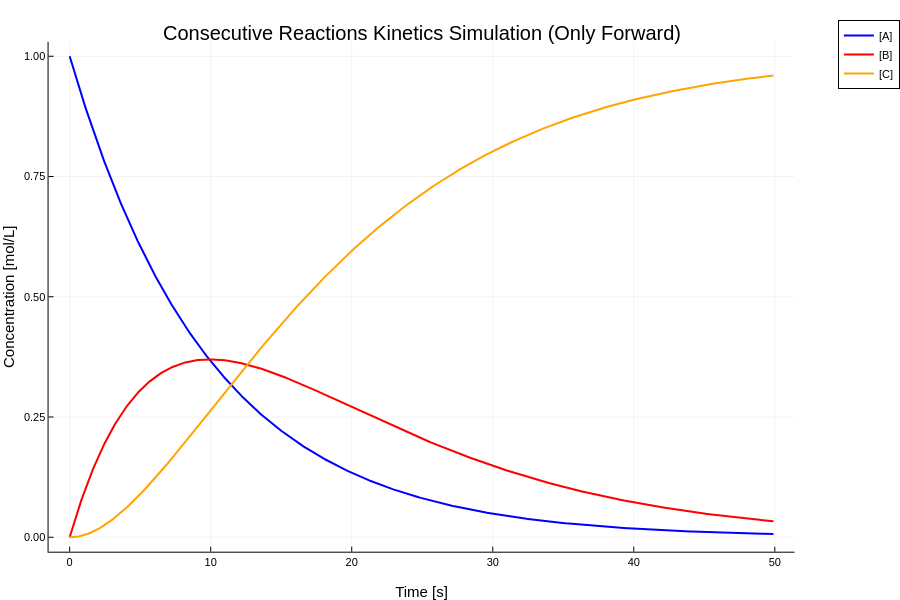

Notebook source saved alongside this figure:
### Markdown cell above
## b.)

### Code cell
using CSV
using DataFrames
using Plots

function kinetics_simulation()
    A_0 = 1.0         # mol/L
    B_0 = 0.0         # mol/L
    C_0 = 0.0         # mol/L
    k_a_1 = 0.1       # s^-1
    k_a_2 = 0.0       # s^-1
    k_b_1 = 0.1       # s^-1
    k_b_2 = 0.0       # s^-1
    delta_t = 0.1     # s
    T = 50            # s


    t_array = []
    A_array = []
    B_array = []
    C_array = []

    A = A_0
    B = B_0
    C = C_0
    t = 0.0

    open("S.Arnold_PS3_Q5aii_output.txt", "w") do io
        write(io, "# Parameters: A_0=$A_0 mol/L, B_0=$B_0 mol/L, C_0=$C_0 mol/L, k_a_1=$k_a_1 s^-1, k_a_2=$k_a_2 s^-1, k_b_1=$k_b_1 s^-1, k_b_2=$k_b_2 s^-1, delta_t=$delta_t s, Simulation Time=$T s\n")
        write(io, "Time(s)\t[A](mol/L)\t[B](mol/L)\t[C](mol/L)\n")

        while t <= T
            push!(t_array, t)
            push!(A_array, A)
            push!(B_array, B)
            push!(C_array, C)
            
            write(io, "$t\t$A\t$B\t$C\n")
            
            # Rate laws
            dA = (-k_a_1 * A + k_a_2 * B) * delta_t
            dB = (k_a_1 * A + k_b_2 * C - k_b_1 * B - k_a_2 * B) * delta_t
            dC = (-k_b_2 * C + k_b_1 * B) * delta_t
            
            A += dA
            B += dB
            C += dC
            t += delta_t
        end
    end

    df = CSV.read("S.Arnold_PS3_Q5aii_output.txt", DataFrame, delim='\t', comment="#")
    print(df, "\n")

    B_max_row = argmax(df[!, :"[B](mol/L)"])
    
    max_time = df[B_max_row, :"Time(s)"]
    max_val_B = df[B_max_row, :"[B](mol/L)"]
    
    println("-"^50)
    println("\nMaximum of B is ", round(max_val_B, digits=4), " mol/L at Time: ", round(max_time, digits=2), " s\n")
    println("-"^50)
    
    Plots.plot(
        t_array, 
        A_array,
        title="Consecutive Reactions Kinetics Simulation (Only Forward)",
        label="[A]", 
        xlabel="Time [s]",
        ylabel="Concentration [mol/L]",
        color=:blue, 
        linewidth=2,
        legend=:outertopright
    )

    plot!(
        t_array, 
        B_array, 
        label="[B]", 
        color=:red, 
        linewidth=2
    )

    plot!(
        t_array, 
        C_array, 
        label="[C]", 
        color=:orange, 
        linewidth=2
    )
    
end

kinetics_simulation()

### Figure 1 — Plotly figure (JSON) as saved in the notebook; plotly's stock layout.template omitted (floating-point values rounded to 4 significant figures; data arrays with more than 128 entries replaced by an {"elided": "..."} marker saying what was removed)
{"data": [{"colorbar": {"len": 0.9105, "title": "", "x": 0.9956, "y": 0.5058}, "legendgroup": "[A]", "line": {"color": "rgba(0, 0, 255, 1.000)", "dash": "solid", "shape": "linear", "width": 2}, "mode": "lines", "name": "[A]", "showlegend": true, "type": "scatter", "x": {"elided": "500 float values"}, "xaxis": "x", "y": {"elided": "500 float values"}, "yaxis": "y"}, {"colorbar": {"len": 0.9105, "title": "", "x": 0.9956, "y": 0.5058}, "legendgroup": "[B]", "line": {"color": "rgba(255, 0, 0, 1.000)", "dash": "solid", "shape": "linear", "width": 2}, "mode": "lines", "name": "[B]", "showlegend": true, "type": "scatter", "x": {"elided": "500 float values"}, "xaxis": "x", "y": {"elided": "500 float values"}, "yaxis": "y"}, {"colorbar": {"len": 0.9105, "title": "", "x": 0.9956, "y": 0.5058}, "legendgroup": "[C]", "line": {"color": "rgba(255, 165, 0, 1.000)", "dash": "solid", "shape": "linear", "width": 2}, "mode": "lines", "name": "[C]", "showlegend": true, "type": "scatter", "x": {"elided": "500 float values"}, "xaxis": "x", "y": {"elided": "500 float values"}, "yaxis": "y"}], "layout": {"annotations": [{"font": {"color": "rgba(0, 0, 0, 1.000)", "family": "sans-serif", "size": 20}, "rotation": 0, "showarrow": false, "text": "Consecutive Reactions Kinetics Simulation (Only Forward)", "x": 0.5282, "xanchor": "center", "xref": "paper", "y": 1, "yanchor": "top", "yref": "paper"}], "height": 600, "legend": {"bgcolor": "rgba(255, 255, 255, 1.000)", "bordercolor": "rgba(0, 0, 0, 1.000)", "borderwidth": 1, "font": {"color": "rgba(0, 0, 0, 1.000)", "family": "sans-serif", "size": 11}, "title": {"font": {"color": "rgba(0, 0, 0, 1.000)", "family": "sans-serif", "size": 15}, "text": ""}, "tracegroupgap": 0, "traceorder": "normal", "x": 1.05, "xanchor": "upper", "y": 1, "yanchor": "right"}, "margin": {"b": 20, "l": 0, "r": 0, "t": 20}, "paper_bgcolor": "rgba(255, 255, 255, 1.000)", "plot_bgcolor": "rgba(255, 255, 255, 1.000)", "showlegend": true, "width": 900, "xaxis": {"anchor": "y", "domain": [0.06086, 0.9956], "gridcolor": "rgba(0, 0, 0, 0.100)", "gridwidth": 0.5, "linecolor": "rgba(0, 0, 0, 1.000)", "mirror": false, "range": [-1.497, 51.4], "showgrid": true, "showline": true, "showticklabels": true, "tickangle": 0, "tickcolor": "rgb(0, 0, 0)", "tickfont": {"color": "rgba(0, 0, 0, 1.000)", "family": "sans-serif", "size": 11}, "tickmode": "array", "ticks": "inside", "ticktext": ["0", "10", "20", "30", "40", "50"], "tickvals": [0, 10, 20, 30, 40, 50], "title": "Time [s]", "titlefont": {"color": "rgba(0, 0, 0, 1.000)", "family": "sans-serif", "size": 15}, "type": "-", "visible": true, "zeroline": false, "zerolinecolor": "rgba(0, 0, 0, 1.000)"}, "yaxis": {"anchor": "x", "domain": [0.05054, 0.961], "gridcolor": "rgba(0, 0, 0, 0.100)", "gridwidth": 0.5, "linecolor": "rgba(0, 0, 0, 1.000)", "mirror": false, "range": [-0.03, 1.03], "showgrid": true, "showline": true, "showticklabels": true, "tickangle": 0, "tickcolor": "rgb(0, 0, 0)", "tickfont": {"color": "rgba(0, 0, 0, 1.000)", "family": "sans-serif", "size": 11}, "tickmode": "array", "ticks": "inside", "ticktext": ["0.00", "0.25", "0.50", "0.75", "1.00"], "tickvals": [0, 0.25, 0.5, 0.75, 1], "title": "Concentration [mol/L]", "titlefont": {"color": "rgba(0, 0, 0, 1.000)", "family": "sans-serif", "size": 15}, "type": "-", "visible": true, "zeroline": false, "zerolinecolor": "rgba(0, 0, 0, 1.000)"}}}
